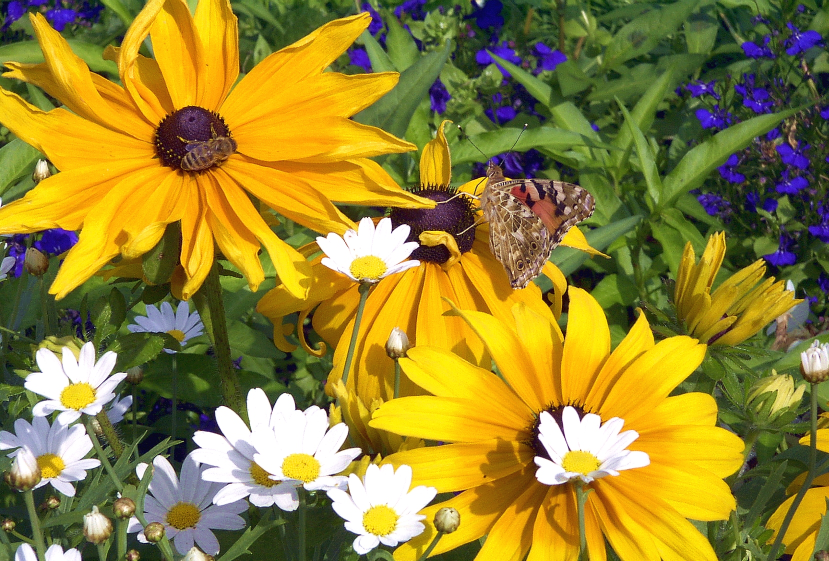
#> input picture blume.JPG, 1658 x 1122 px, found by its file name (shown at 1/2 size)
$ python singlepic.py
#> lines starting #> are read from the running program, lines starting #| are printed output that depends on the picture
import cv2
import numpy as np

# Load the image
img = cv2.imread('/home/julius/workspace/JulesCompVision/blume.JPG')
#> img is the input picture: shape (1122, 1658, 3); mean B, G, R 52.1, 131.3, 147.2

size = (500,500,1)
img_cut = np.zeros(size)
img_cut = img[500:999, 200:699, 2]
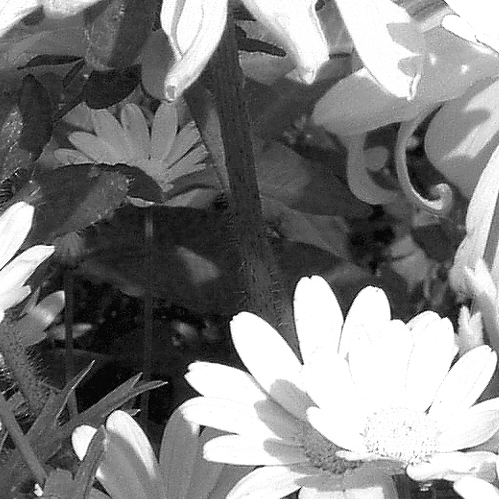
#> img_cut: shape (499, 499); min 0, max 255, mean 127.8

noise = np.random.normal(125 ,120 , [200, 200])
factor = 1
noise_scaled = noise * factor

# print(img_cut.shape)
# print(img_cut[:,:,0])


# Display the image
cv2.imshow("Image", noise)
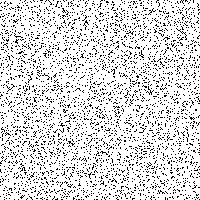
#> window 'Image': shape (200, 200); min 0, max 255, mean 217.2

# Wait for the user to press a key
cv2.waitKey(0)

# Close all windows
cv2.destroyAllWindows()
